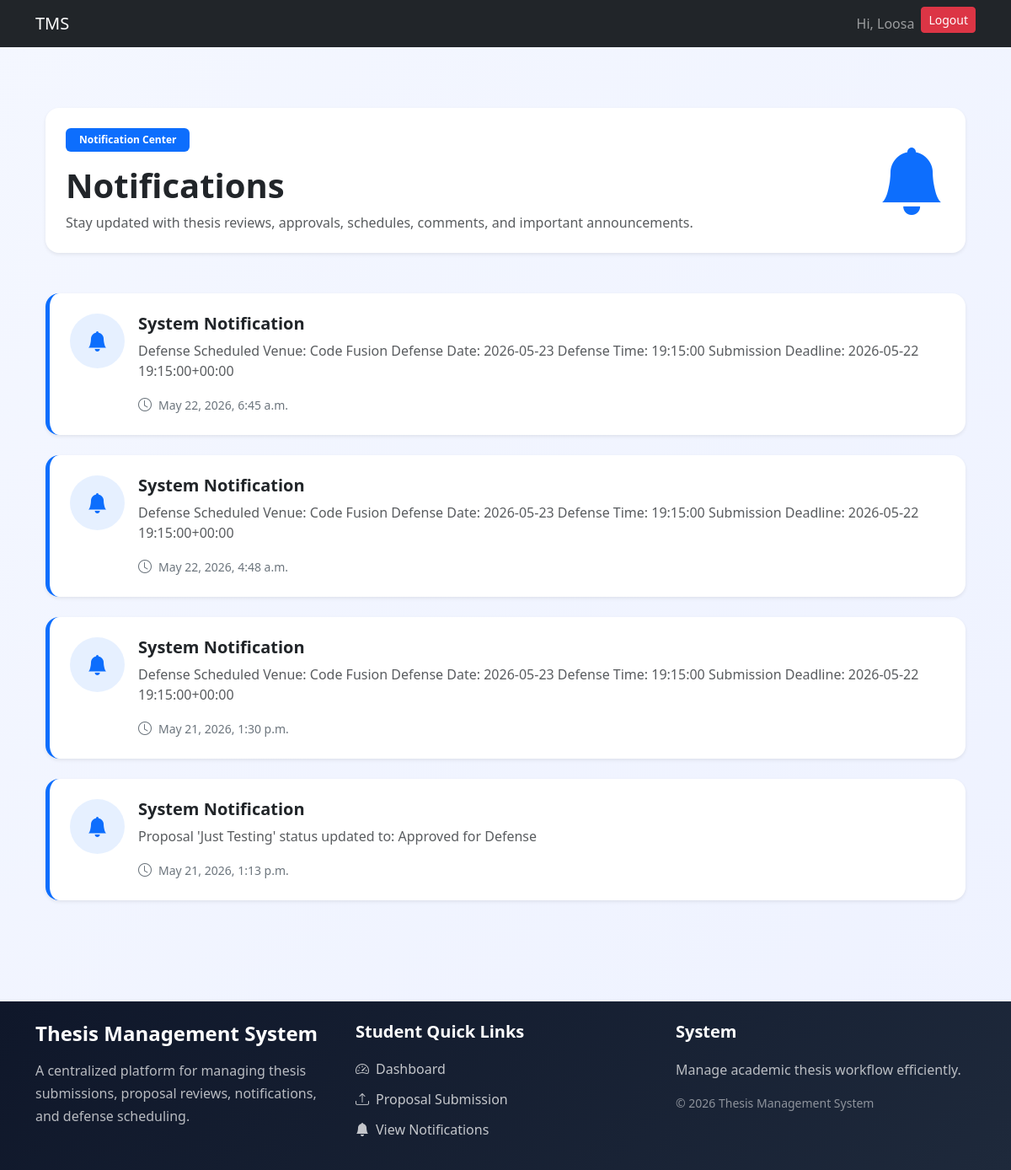
The app's page /notification/student/ (signed in), older data.
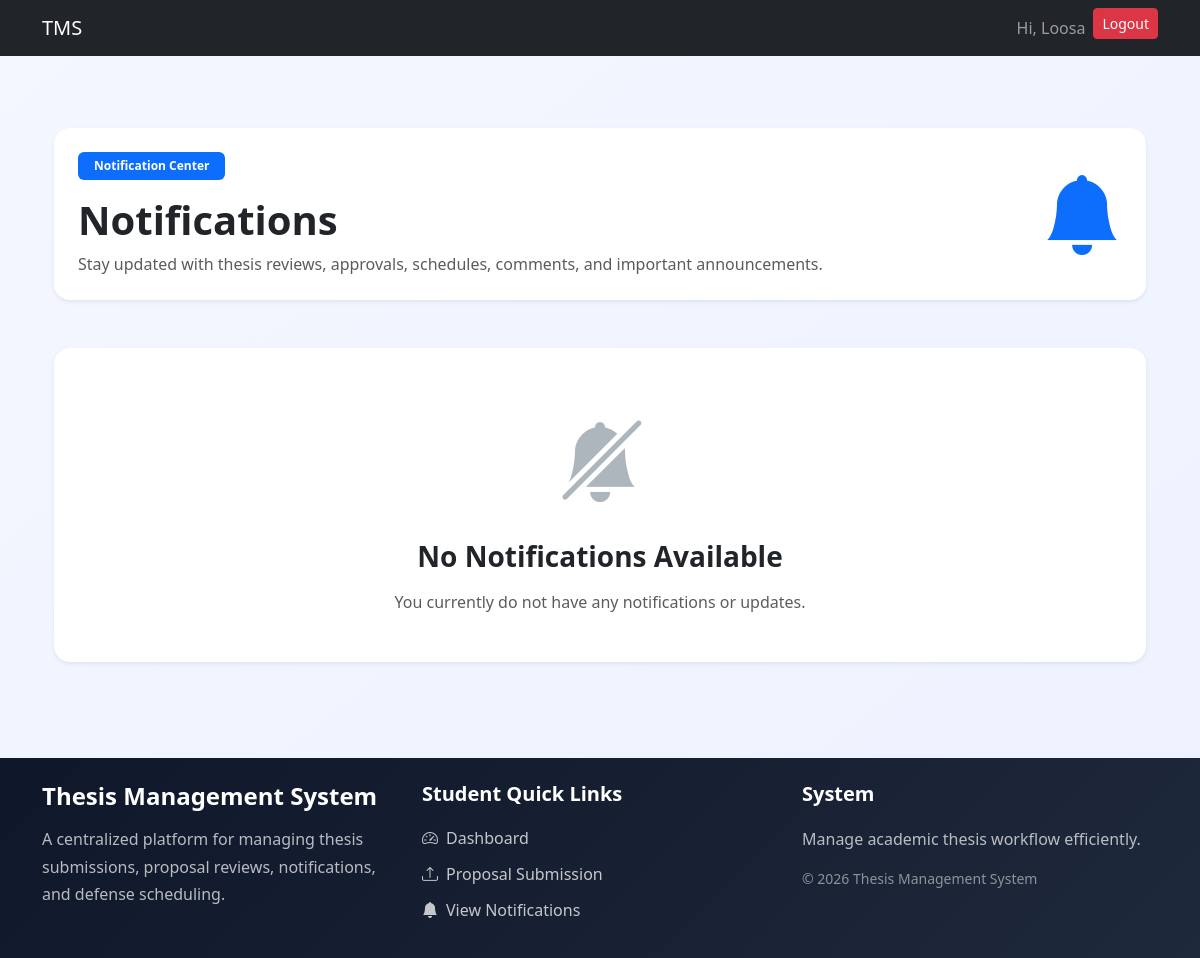
The same page, newer data.
### users/models.py (models this page shows, shortened)
class User(AbstractUser):
    username = models.CharField(max_length=100, unique=True)
    email = models.EmailField(unique=True)
    role = models.CharField(max_length=10, choices=ROLE_CHOICES)
    USERNAME_FIELD = "email"
    REQUIRED_FIELDS = ["username"]

### notification/models.py (models this page shows, shortened)
class Notification(models.Model):
    user = models.ForeignKey(User,on_delete=models.CASCADE)
    sent_by = models.ForeignKey(User,on_delete=models.SET_NULL,null=True,related_name='sent_notifications')
    message = models.TextField()
    is_read = models.BooleanField(default=False)
    created_at = models.DateTimeField(auto_now_add=True)
    is_popup_shown = models.BooleanField(default=False)

### notification/views.py (the view)
# urls.py: path('student/',student_notifications,name='student_notifications'),
@login_required
def student_notifications(request):
    notifications = Notification.objects.filter(
        user=request.user
    ).order_by('-created_at')
    context = {
        'notifications': notifications
    }
    return render(
        request,
        'notification/student_notifications.html',
        context
    )

### notification/templates/notification/student_notifications.html (shortened to what this page needs)
{% extends "base.html" %}
{% block start %}
<div class="container py-5">
    <div class="notification-header shadow-sm rounded-4 p-4 mb-5">
        <div class="d-flex flex-column flex-md-row justify-content-between align-items-center">
            <div>
                <span class="badge bg-primary px-3 py-2 mb-3">
                    Notification Center
                </span>
                <h1 class="fw-bold mb-2">
                    Notifications
                </h1>
                <p class="text-muted mb-0">
                    Stay updated with thesis reviews, approvals,
                    schedules, comments, and important announcements.
                </p>
            </div>
            <div class="mt-3 mt-md-0">
                <i class="bi bi-bell-fill notification-main-icon"></i>
            </div>
        </div>
    </div>
    {% for notification in notifications %}
    <div class="notification-card shadow-sm rounded-4 p-4 mb-4">
        <div class="d-flex align-items-start">
            <div class="notification-icon me-3">
                <i class="bi bi-bell-fill"></i>
            </div>
            <div class="flex-grow-1">
                <div class="d-flex justify-content-between align-items-start flex-wrap">
                    <div>
                        <h5 class="fw-bold mb-2">
                            System Notification
                        </h5>
                        <p class="text-muted mb-3">
                            {{ notification.message }}
                        </p>
                    </div>
                </div>
                <div class="d-flex align-items-center text-secondary">
                    <i class="bi bi-clock me-2"></i>
                    <small>
                        {{ notification.created_at }}
                    </small>
                </div>
            </div>
        </div>
    </div>
    {% empty %}
    <div class="empty-state shadow-sm rounded-4 p-5 text-center">
        <div class="mb-4">
            <i class="bi bi-bell-slash-fill empty-icon"></i>
        </div>
        <h3 class="fw-bold mb-3">
            No Notifications Available
        </h3>
        <p class="text-muted mb-0">
            You currently do not have any notifications or updates.
        </p>
    </div>
    {% endfor %}
</div>
<link rel="stylesheet"
href="https://cdn.jsdelivr.net/npm/bootstrap-icons@1.11.3/font/bootstrap-icons.min.css">
{% endblock %}

### users/templates/base.html (shortened to what this page needs)
<!DOCTYPE html>
<html lang="en">
<head>
    <link href="https://cdn.jsdelivr.net/npm/bootstrap@5.3.8/dist/css/bootstrap.min.css" rel="stylesheet">
</head>
<body>
    <nav class="navbar navbar-expand-lg navbar-dark bg-dark">
        <div class="container">
            {% if request.user.is_authenticated %}
            {% if request.user.role == 'student' %}
            <a class="navbar-brand" href="{% url 'student_dashboard' %}">
                TMS
            </a>
            {% elif request.user.role == 'lecturer' %}
            <a class="navbar-brand" href="{% url 'lecturer_dashboard' %}">
                TMS
            </a>
            {% elif request.user.role == 'admin' %}
            <a class="navbar-brand" href="{% url 'admin_dashboard' %}">
                TMS
            </a>
            {% endif %}
            {% else %}
            <a class="navbar-brand" href="{% url 'login' %}">
                TMS
            </a>
            {% endif %}
            <div class="collapse navbar-collapse" id="navbarNav">
                <ul class="navbar-nav ms-auto">
                    {% if request.user.is_authenticated %}
                    <li class="nav-item">
                        <span class="nav-link">Hi, {{ request.user.first_name }}</span>
                    </li>
                    <li class="nav-item">
                        <a href="/logout/" class="btn btn-danger btn-sm">Logout</a>
                    </li>
                    {% endif %}
                </ul>
            </div>
        </div>
    </nav>
    <div class="container mt-4">
        {% block start %}
        {% endblock %}
    </div>
    <footer class="footer-section mt-5">
        <div class="container py-4">
            <div class="row g-4">
                <div class="col-lg-4">
                    <h4 class="fw-bold text-white mb-3">
                        Thesis Management System
                    </h4>
                    <p class="footer-text">
                        A centralized platform for managing thesis submissions,
                        proposal reviews, notifications, and defense scheduling.
                    </p>
                </div>
                {% if request.user.role == "student" %}
                <div class="col-lg-4">
                    <h5 class="footer-title">
                        Student Quick Links
                    </h5>
                    <ul class="footer-links">
                        <li>
                            <a href="{% url 'student_dashboard' %}">
                                <i class="bi bi-speedometer2 me-2"></i>
                                Dashboard
                            </a>
                        </li>
                        <li>
                            <a href="{% url 'submit_proposal' %}">
                                <i class="bi bi-upload me-2"></i>
                                Proposal Submission
                            </a>
                        </li>
                        <li>
                            <a href="{% url 'student_notifications' %}">
                                <i class="bi bi-bell-fill me-2"></i>
                                View Notifications
                            </a>
                        </li>
                    </ul>
                </div>
                {% endif %}
                <div class="col-lg-4">
                    <h5 class="footer-title">
                        System
                    </h5>
                    <p class="footer-text mb-2">
                        Manage academic thesis workflow efficiently.
                    </p>
                    <p class="footer-copy">
                        © 2026 Thesis Management System
                    </p>
                </div>
            </div>
        </div>
    </footer>
    <link rel="stylesheet" href="https://cdn.jsdelivr.net/npm/bootstrap-icons@1.11.3/font/bootstrap-icons.min.css">
</body>
</html>

### notification/templates/notification/student_notifications.html (style rules this page uses)
body { background: linear-gradient(to bottom right, #f4f7ff, #eef2ff); }
.rounded-4 { border-radius: 1.2rem; }
.notification-header { background: white; }
.notification-main-icon { font-size: 5rem; color: #0d6efd; }
.empty-state { background: white; }
.empty-icon { font-size: 5rem; color: #adb5bd; }

### users/templates/base.html (style rules this page uses)
.footer-section { background: linear-gradient(135deg, #0f172a, #1e293b); color: white; margin-top: 80px; }
.footer-title { font-weight: 700; margin-bottom: 20px; color: #ffffff; }
.footer-text { color: rgba(255, 255, 255, 0.7); line-height: 1.7; }
.footer-copy { color: rgba(255, 255, 255, 0.5); margin-top: 15px; font-size: 14px; }
.footer-links { list-style: none; padding: 0; margin: 0; }
.footer-links li { margin-bottom: 12px; }
.footer-links a { color: rgba(255, 255, 255, 0.75); text-decoration: none; transition: 0.3s ease; display: inline-flex; align-items: center; }

Row changes from the older to the newer data that the page shows:
removed Notification: message "Defense Scheduled Venue: Code Fusion Defense Date: 2026-05-23 Defense Time: 19:15:00 Submission Deadline: 2026-05-22 19:15:00+00:00", created_at "May 22, 2026, 6:45 a.m."
removed Notification: message "Defense Scheduled Venue: Code Fusion Defense Date: 2026-05-23 Defense Time: 19:15:00 Submission Deadline: 2026-05-22 19:15:00+00:00", created_at "May 22, 2026, 4:48 a.m."
removed Notification: message "Defense Scheduled Venue: Code Fusion Defense Date: 2026-05-23 Defense Time: 19:15:00 Submission Deadline: 2026-05-22 19:15:00+00:00", created_at "May 21, 2026, 1:30 p.m."
removed Notification: message "Proposal 'Just Testing' status updated to: Approved for Defense", created_at "May 21, 2026, 1:13 p.m."
Text that changed along with them:
text now shown: "No Notifications Available You currently do not have any notifications or updates."
